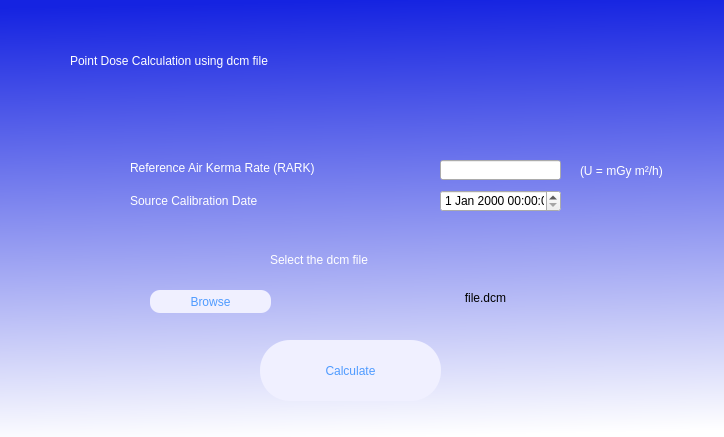
<?xml version="1.0" encoding="UTF-8"?>
<ui version="4.0">
 <class>Dialog</class>
 <widget class="QDialog" name="Dialog">
  <property name="geometry">
   <rect>
    <x>0</x>
    <y>0</y>
    <width>724</width>
    <height>437</height>
   </rect>
  </property>
  <property name="windowTitle">
   <string>Dialog</string>
  </property>
  <property name="styleSheet">
   <string notr="true">QDialog#Dialog{
background-color:qlineargradient(spread:pad, x1:0.512, y1:0, x2:0.546, y2:1, stop:0 rgba(21, 35, 225, 255), stop:1 rgba(255, 255, 255, 255));}</string>
  </property>
  <widget class="QLabel" name="label">
   <property name="geometry">
    <rect>
     <x>70</x>
     <y>30</y>
     <width>601</width>
     <height>61</height>
    </rect>
   </property>
   <property name="styleSheet">
    <string notr="true">font: 75 26pt &quot;MS Shell Dlg 2&quot;;color:rgb(255, 255, 255);</string>
   </property>
   <property name="text">
    <string>Point Dose Calculation using dcm file</string>
   </property>
  </widget>
  <widget class="QLabel" name="label_2">
   <property name="geometry">
    <rect>
     <x>130</x>
     <y>160</y>
     <width>301</width>
     <height>16</height>
    </rect>
   </property>
   <property name="styleSheet">
    <string notr="true">color:rgb(255, 255, 255);
font: 14pt &quot;MS Shell Dlg 2&quot;;</string>
   </property>
   <property name="text">
    <string>Reference Air Kerma Rate (RARK)</string>
   </property>
  </widget>
  <widget class="QLabel" name="label_3">
   <property name="geometry">
    <rect>
     <x>130</x>
     <y>190</y>
     <width>201</width>
     <height>21</height>
    </rect>
   </property>
   <property name="styleSheet">
    <string notr="true">color:rgb(255, 255, 255);
font: 14pt &quot;MS Shell Dlg 2&quot;;</string>
   </property>
   <property name="text">
    <string>Source Calibration Date</string>
   </property>
  </widget>
  <widget class="QLineEdit" name="lineRAKR">
   <property name="geometry">
    <rect>
     <x>440</x>
     <y>160</y>
     <width>121</width>
     <height>20</height>
    </rect>
   </property>
  </widget>
  <widget class="QDateTimeEdit" name="dateTimeEdit">
   <property name="geometry">
    <rect>
     <x>440</x>
     <y>190</y>
     <width>121</width>
     <height>22</height>
    </rect>
   </property>
  </widget>
  <widget class="QLabel" name="file_name">
   <property name="geometry">
    <rect>
     <x>320</x>
     <y>290</y>
     <width>331</width>
     <height>16</height>
    </rect>
   </property>
   <property name="text">
    <string>&lt;html&gt;&lt;head/&gt;&lt;body&gt;&lt;p align=&quot;center&quot;&gt;file.dcm&lt;/p&gt;&lt;/body&gt;&lt;/html&gt;</string>
   </property>
  </widget>
  <widget class="QLabel" name="label_5">
   <property name="geometry">
    <rect>
     <x>270</x>
     <y>250</y>
     <width>171</width>
     <height>20</height>
    </rect>
   </property>
   <property name="styleSheet">
    <string notr="true">color:rgb(255, 255, 255);
font: 14pt &quot;MS Shell Dlg 2&quot;;</string>
   </property>
   <property name="text">
    <string>Select the dcm file</string>
   </property>
  </widget>
  <widget class="QPushButton" name="browseButton">
   <property name="geometry">
    <rect>
     <x>150</x>
     <y>290</y>
     <width>121</width>
     <height>23</height>
    </rect>
   </property>
   <property name="styleSheet">
    <string notr="true">border-radius: 10px;
background-color:rgb(240, 240, 255);
font: 12pt &quot;MS Shell Dlg 2&quot;;
color:rgb(79, 155, 255)</string>
   </property>
   <property name="text">
    <string>Browse</string>
   </property>
  </widget>
  <widget class="QPushButton" name="calculate_button">
   <property name="geometry">
    <rect>
     <x>260</x>
     <y>340</y>
     <width>181</width>
     <height>61</height>
    </rect>
   </property>
   <property name="styleSheet">
    <string notr="true">border-radius: 30px;
background-color:rgb(240, 240, 255);
font: 16pt &quot;MS Shell Dlg 2&quot;;
color:rgb(79, 155, 255)</string>
   </property>
   <property name="text">
    <string>Calculate</string>
   </property>
  </widget>
  <widget class="QLabel" name="label_4">
   <property name="geometry">
    <rect>
     <x>580</x>
     <y>160</y>
     <width>141</width>
     <height>21</height>
    </rect>
   </property>
   <property name="styleSheet">
    <string notr="true">color:rgb(255, 255, 255);
font: 14pt &quot;MS Shell Dlg 2&quot;;</string>
   </property>
   <property name="text">
    <string>(U = mGy m²/h)</string>
   </property>
  </widget>
 </widget>
 <resources/>
 <connections/>
</ui>
